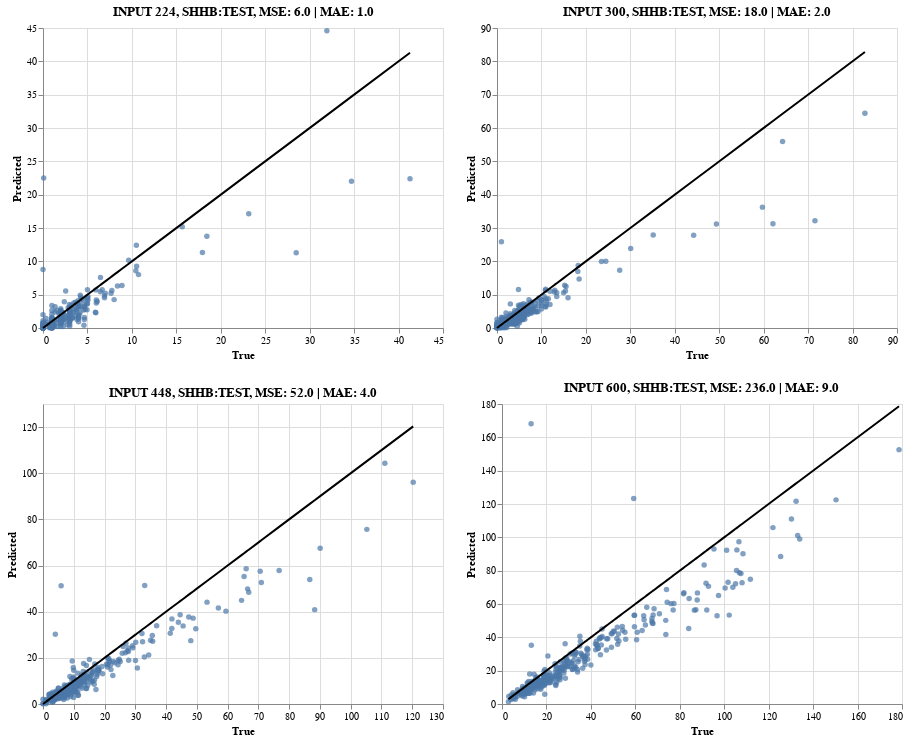

This figure's notebook cell:
### Markdown cell above
And, then on test set

### Code cell
plots = []
for cropsize in crop_sizes:
    plot = generate_plot_from_csv(
        name="vgg16decoder", dataset="SHHB", ds_type="test",
        cropsize=cropsize
    )
    plots.append(plot)
    

layout_plots(plots)

### Figure 1 — Vega-Lite specification as saved in the notebook (floating-point values rounded to 4 significant figures; data arrays with more than 128 entries replaced by an {"elided": "..."} marker saying what was removed)
{"config": {"view": {"continuousWidth": 400, "continuousHeight": 300}}, "vconcat": [{"hconcat": [{"layer": [{"mark": "circle", "encoding": {"tooltip": [{"type": "quantitative", "field": "true_labels"}, {"type": "quantitative", "field": "predicted_labels"}], "x": {"type": "quantitative", "field": "true_labels"}, "y": {"type": "quantitative", "field": "predicted_labels"}}}, {"mark": "line", "encoding": {"color": {"value": "rgb(0,0,0)"}, "x": {"type": "quantitative", "field": "true_labels", "title": "True"}, "y": {"type": "quantitative", "field": "true_labels", "title": "Predicted"}}}], "data": {"name": "data-5dc34afc50eadeef295b4501f6c81e18"}, "title": "INPUT 224, SHHB:TEST, MSE: 6.0 | MAE: 1.0"}, {"layer": [{"mark": "circle", "encoding": {"tooltip": [{"type": "quantitative", "field": "true_labels"}, {"type": "quantitative", "field": "predicted_labels"}], "x": {"type": "quantitative", "field": "true_labels"}, "y": {"type": "quantitative", "field": "predicted_labels"}}}, {"mark": "line", "encoding": {"color": {"value": "rgb(0,0,0)"}, "x": {"type": "quantitative", "field": "true_labels", "title": "True"}, "y": {"type": "quantitative", "field": "true_labels", "title": "Predicted"}}}], "data": {"name": "data-584bcfb9d42d59fb699ffde469da6656"}, "title": "INPUT 300, SHHB:TEST, MSE: 18.0 | MAE: 2.0"}]}, {"hconcat": [{"layer": [{"mark": "circle", "encoding": {"tooltip": [{"type": "quantitative", "field": "true_labels"}, {"type": "quantitative", "field": "predicted_labels"}], "x": {"type": "quantitative", "field": "true_labels"}, "y": {"type": "quantitative", "field": "predicted_labels"}}}, {"mark": "line", "encoding": {"color": {"value": "rgb(0,0,0)"}, "x": {"type": "quantitative", "field": "true_labels", "title": "True"}, "y": {"type": "quantitative", "field": "true_labels", "title": "Predicted"}}}], "data": {"name": "data-5b38f5cff497c5116eef7ebc51ba5de0"}, "title": "INPUT 448, SHHB:TEST, MSE: 52.0 | MAE: 4.0"}, {"layer": [{"mark": "circle", "encoding": {"tooltip": [{"type": "quantitative", "field": "true_labels"}, {"type": "quantitative", "field": "predicted_labels"}], "x": {"type": "quantitative", "field": "true_labels"}, "y": {"type": "quantitative", "field": "predicted_labels"}}}, {"mark": "line", "encoding": {"color": {"value": "rgb(0,0,0)"}, "x": {"type": "quantitative", "field": "true_labels", "title": "True"}, "y": {"type": "quantitative", "field": "true_labels", "title": "Predicted"}}}], "data": {"name": "data-b9280414b9b3ae478ab5e7d274fab53d"}, "title": "INPUT 600, SHHB:TEST, MSE: 236.0 | MAE: 9.0"}]}], "$schema": "https://vega.github.io/schema/vega-lite/v4.0.2.json", "datasets": {"data-5dc34afc50eadeef295b4501f6c81e18": {"elided": "316 records"}, "data-584bcfb9d42d59fb699ffde469da6656": {"elided": "316 records"}, "data-5b38f5cff497c5116eef7ebc51ba5de0": {"elided": "316 records"}, "data-b9280414b9b3ae478ab5e7d274fab53d": {"elided": "316 records"}}}
